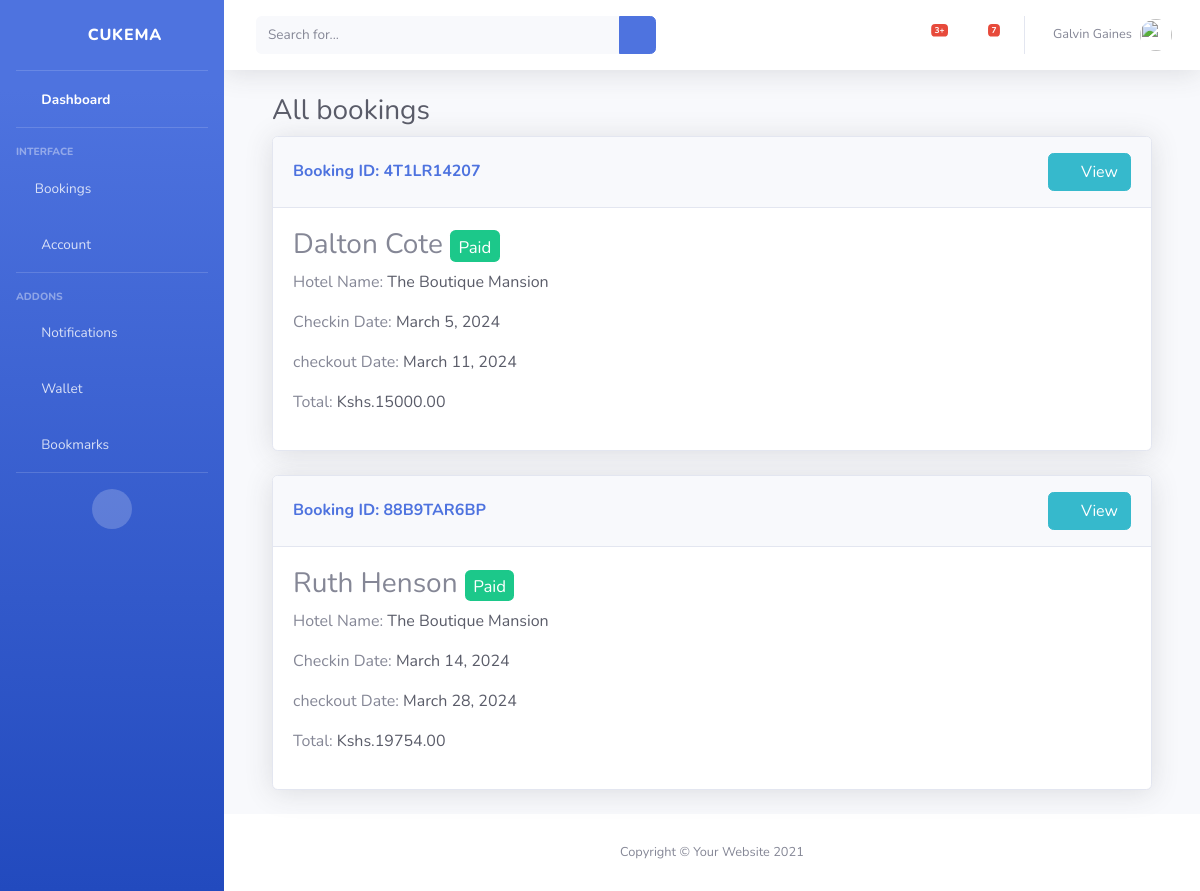
Screenshot of /dashboard/bookings/ (signed in) with the database file from the repository.
### UserAuth/models.py (models this page shows)
class User(AbstractUser):
    full_name = models.CharField(max_length=225,null=True,blank=True)
    username = models.CharField(max_length=225, unique=True)
    email = models.EmailField(unique=True)
    phone = models.CharField(max_length=255,null=True, blank=True)
    gender = models.CharField(max_length=255,choices=GENDER,default='male')
    otp = models.CharField(max_length=20,null=True, blank=True)
    USERNAME_FIELD = 'email'
    REQUIRED_FIELDS = ['username']
    def __str__(self):
        return self.username

### Hotel/models.py (models this page shows, shortened)
class Booking(models.Model):
    booking_date = models.DateTimeField(auto_now_add=True, editable=True,blank=True,null=True)
    booking_id = ShortUUIDField(length=10, max_length=10, alphabet='0123456789ABCDEFGHJKLMNPQRST', null=True, blank=True)
    user = models.ForeignKey(User, on_delete=models.SET_NULL, null=True, blank=True)
    payment_status = models.CharField(max_length=100, choices=Payment_status)
    fullname = models.CharField(max_length=100)
    email = models.EmailField(max_length=100)
    phone = models.CharField(max_length=100, null=True, blank=True)
    hotel = models.ForeignKey(Hotel, on_delete=models.SET_NULL, null=True, blank=True)
    room_type = models.ForeignKey(RoomType, on_delete=models.SET_NULL, null=True, blank=True)
    room = models.ManyToManyField(Room)
    before_discount = models.DecimalField(max_digits=12, decimal_places=2, default=0.00)
    total = models.DecimalField(max_digits=12, decimal_places=2, default=0.00)
    saved = models.DecimalField(max_digits=12, decimal_places=2, default=0.00)
    coupons = models.ManyToManyField("Hotel.Coupon", blank=True)
    checkin_date = models.DateField()
    checkout_date = models.DateField()
    total_days = models.PositiveIntegerField(default=1)
    num_adults = models.PositiveIntegerField(default=1)
    num_children = models.PositiveIntegerField(default=0)
    check_in = models.BooleanField(default=False)
    check_out = models.BooleanField(default=False)
    is_active = models.BooleanField(default=False)
    check_in_tracker = models.BooleanField(default=False)
    check_out_tracker = models.BooleanField(default=False)
    success_id = ShortUUIDField(length=10, max_length=10, alphabet='abcdefghijklmnopqrstuvwxyz', null=True, blank=True)
    stripe_payment_intent = models.CharField(max_length=100, blank=True, null=True)
    payment_id = models.CharField(max_length=100, blank=True, null=True)

class Hotel(models.Model):
    user= models.ForeignKey(User, related_name="Hotel_users",on_delete=models.SET_NULL,null=True)
    name = models.CharField(max_length=255)
    description = CKEditor5Field(null=True, blank=True,config_name='extends')
    image = models.FileField(upload_to="hotel_gallery")
    address = models.CharField(max_length=255)
    email = models.EmailField( max_length=254)
    mobile = models.CharField(max_length=255)
    status = models.CharField(max_length=255, choices=Hotel_status,default="Live")
    tags = TaggableManager(blank=True)
    views = models.IntegerField(default=0)
    featured = models.BooleanField(default=False)
    slug = models.SlugField(unique=True)
    date = models.DateField(auto_now_add=True)

### User_dashboard/views.py (the view)
# urls.py: path("bookings/",bookings,name="bookings"),
@login_required
def bookings(request):
    bookings = Booking.objects.filter(user=request.user,payment_status="Paid")
    context = {
        'bookings':bookings
    }
    return render(request,"user_dashboard/bookings.html",context)

### templates/user_dashboard/bookings.html (shortened to what this page needs)
{% extends "user_dashboard/base.html" %}
{% load static %}
{% block body %}
<div class="container-fluid">
    <h1 class="h3 mb-2 text-gray-800">All bookings</h1>
    {% for booking in bookings %}
    <div class="card shadow mb-4 ">
        <div class="card-header py-3 d-flex justify-content-between align-items-center">
            <h6 class="m-0 font-weight-bold text-primary">Booking ID: {{ booking.booking_id }}</h6>
            <a href="{% url "user_dashboard:booking_details" booking.booking_id %}" class="btn btn-info ml-auto">
                <i class="fas fa-fw fa-eye"></i>View
            </a>
        </div>
        <div class="card-body ">
            <h3>{{booking.fullname | title}}
                <span class="badge badge-success text-small"><small>{{booking.payment_status}}</small></span>
            </h3>
            <p class="fs-6">Hotel Name: <span class="text-dark">{{booking.hotel.name | title  }}</span></p>
            <p>Checkin Date: <span class="text-dark">{{booking.checkin_date }}</span></p>
            <p>checkout Date: <span class="text-dark">{{booking.checkout_date }}</span></p>
            <p>Total: <span class="text-dark">Kshs.{{booking.total }}</span></p>
        </div>
    </div>
    {% endfor %}
</div>
{% endblock body %}

### templates/user_dashboard/sidebar.html (shortened to what this page needs)
{% load static %}
<ul class="navbar-nav bg-gradient-primary sidebar sidebar-dark accordion" id="accordionSidebar">
    <a class="sidebar-brand d-flex align-items-center justify-content-center" href="index.html">
        <div class="sidebar-brand-icon rotate-n-15">
            <i class="fas fa-laugh-wink"></i>
        </div>
        <div class="sidebar-brand-text mx-3">{{request.user}}</div>
    </a>
    <hr class="sidebar-divider my-0">
    <li class="nav-item active">
        <a class="nav-link" href="{% url "user_dashboard:dashboard" %}">
            <i class="fas fa-fw fa-tachometer-alt"></i>
            <span>Dashboard</span></a>
    </li>
    <hr class="sidebar-divider">
    <div class="sidebar-heading">
        Interface
    </div>
    <li class="nav-item">
        <a class="nav-link collapsed" href="#" data-toggle="collapse" data-target="#collapseTwo"
            aria-expanded="true" aria-controls="collapseTwo">
            <i class="fa fa-calendar" aria-hidden="true"></i>
            <span>Bookings</span>
        </a>
    </li>
    <li class="nav-item">
        <a class="nav-link collapsed" href="#" data-toggle="collapse" data-target="#collapseUtilities"
            aria-expanded="true" aria-controls="collapseUtilities">
            <i class="fas fa-fw fa-wrench"></i>
            <span>Account</span>
        </a>
    </li>
    <hr class="sidebar-divider">
    <div class="sidebar-heading">
        Addons
    </div>
    <li class="nav-item">
        <a class="nav-link" href="{% url "user_dashboard:notifications" %}">
            <i class="fas fa-fw fa-bell"></i>
            <span>Notifications</span></a>
    </li>
    <li class="nav-item">
        <a class="nav-link" href="">
            <i class="fas fa-fw fa-wallet"></i>
            <span>Wallet</span></a>
    </li>
    <li class="nav-item">
        <a class="nav-link" href="">
            <i class="fas fa-fw fa-bookmark"></i>
            <span>Bookmarks</span></a>
    </li>
    <hr class="sidebar-divider d-none d-md-block">
    <div class="text-center d-none d-md-inline">
        <button class="rounded-circle border-0" id="sidebarToggle"></button>
    </div>
</ul>

### templates/user_dashboard/topbar.html (shortened to what this page needs)
{% load static %}
<nav class="navbar navbar-expand navbar-light bg-white topbar mb-4 static-top shadow">
    <form
        class="d-none d-sm-inline-block form-inline mr-auto ml-md-3 my-2 my-md-0 mw-100 navbar-search">
        <div class="input-group">
            <input type="text" class="form-control bg-light border-0 small" placeholder="Search for..."
                aria-label="Search" aria-describedby="basic-addon2">
            <div class="input-group-append">
                <button class="btn btn-primary" type="button">
                    <i class="fas fa-search fa-sm"></i>
                </button>
            </div>
        </div>
    </form>
    <ul class="navbar-nav ml-auto">
        <li class="nav-item dropdown no-arrow mx-1">
            <a class="nav-link dropdown-toggle" href="#" id="alertsDropdown" role="button"
                data-toggle="dropdown" aria-haspopup="true" aria-expanded="false">
                <i class="fas fa-bell fa-fw"></i>
                <span class="badge badge-danger badge-counter">3+</span>
            </a>
        </li>
        <li class="nav-item dropdown no-arrow mx-1">
            <a class="nav-link dropdown-toggle" href="#" id="messagesDropdown" role="button"
                data-toggle="dropdown" aria-haspopup="true" aria-expanded="false">
                <i class="fas fa-envelope fa-fw"></i>
                <span class="badge badge-danger badge-counter">7</span>
            </a>
        </li>
        <li class="nav-item dropdown no-arrow">
            <a class="nav-link dropdown-toggle" href="#" id="userDropdown" role="button"
                data-toggle="dropdown" aria-haspopup="true" aria-expanded="false">
                <span class="mr-2 d-none d-lg-inline text-gray-600 small">{{request.user.full_name}}</span>
                <img class="img-profile rounded-circle"
                    src="{% static "img/undraw_profile.svg" %}">
            </a>
        </li>
    </ul>
</nav>

### rows the page displays
User: user "CUKEMA", user.full_name "Galvin Gaines"
Booking: booking_id "4T1LR14207", fullname "Dalton Cote", payment_status "Paid", hotel.name "The Boutique Mansion", checkin_date "March 5, 2024", checkout_date "March 11, 2024", total "15000.00"
Booking: booking_id "88B9TAR6BP", fullname "Ruth Henson", payment_status "Paid", hotel.name "The Boutique Mansion", checkin_date "March 14, 2024", checkout_date "March 28, 2024", total "19754.00"
